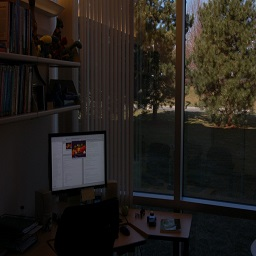
%> input picture assigment1/office.jpg, 256 x 256 px
$ octave Question2_hist_eq.m   (GNU Octave 9; MATLAB toolbox functions it lacks are replaced by stand-ins)
%> lines starting %> are read from the running program, lines starting %| are printed output that depends on the picture
% Yash Patel, 201301134 %
% CSE, IIIT-H %

% Histrogram equalizarion %


% Read Image. %
im = imread('office.jpg');
%> im is the input picture: size 256x256x3 uint8; mean R, G, B 35.5, 31.6, 27.3


% Take size of image and compute number of pixels. %
im_size = size(im);
%> im_size = [256 256 3]
num_pixels = im_size(1)*im_size(2);
%> num_pixels = 65536


% Initialize frequency arrays for each channel. %
frequency_r = zeros(256, 1);
frequency_g = zeros(256, 1);
frequency_b = zeros(256, 1);
cum_frequency_r = zeros(256, 1);
cum_frequency_g = zeros(256, 1);
cum_frequency_b = zeros(256, 1);


% Initialize probability arrays for each channel. %
prob_r = zeros(256, 1);
prob_g = zeros(256, 1);
prob_b = zeros(256, 1);
cum_prob_r = zeros(256, 1);
cum_prob_g = zeros(256, 1);
cum_prob_b = zeros(256, 1);


% frequency arrays. %
for i=1:im_size(1)
    for j=1:im_size(2)
        r_value = im(i,j,1);
        frequency_r(r_value + 1) = frequency_r(r_value + 1) + 1;

        g_value = im(i,j,2);
        frequency_g(g_value + 1) = frequency_g(g_value + 1) + 1;

        b_value = im(i,j,3);
        frequency_b(b_value + 1) = frequency_b(b_value + 1) + 1;

    end
end
%> after the loop, frequency_b = 256 values, max 4423 at index 1, min 0 at index 204, mean 256; frequency_g = 256 values, max 4014 at index 1, min 0 at index 181, mean 256; frequency_r = 256 values, max 3877 at index 1, min 0 at index 176, mean 256

% Find cummulative frequency and probability. %
cum_sum_r = 0;
cum_sum_g = 0;
cum_sum_b = 0;
for i=1:256
    cum_sum_r = cum_sum_r + frequency_r(i);
    cum_frequency_r(i) = cum_sum_r;

    cum_sum_g = cum_sum_g + frequency_g(i);
    cum_frequency_g(i) = cum_sum_g;

    cum_sum_b = cum_sum_b + frequency_b(i);
    cum_frequency_b(i) = cum_sum_b;

end
%> this loop made 256 passes
%> (cum_sum_r, cum_sum_g, cum_sum_b) on passes 1 to 3: (3877, 4014, 4423), (4905, 5019, 5263), (5486, 5698, 6386)
%> after the loop, cum_frequency_b = 256 values from 4423 to 65536; cum_frequency_g = 256 values from 4014 to 65536; cum_frequency_r = 256 values from 3877 to 65536; cum_sum_b = 65536; cum_sum_g = 65536; cum_sum_r = 65536

% Find prob and cum_prob for each channels. %
output_r = zeros(256, 1);
output_g = zeros(256, 1);
output_b = zeros(256, 1);
Quant = 255;

for i=1:256
    prob_r(i) = frequency_r(i)/num_pixels;
    prob_g(i) = frequency_g(i)/num_pixels;
    prob_b(i) = frequency_b(i)/num_pixels;

    cum_prob_r(i) = cum_frequency_r(i)/num_pixels;
    cum_prob_g(i) = cum_frequency_g(i)/num_pixels;
    cum_prob_b(i) = cum_frequency_b(i)/num_pixels;

    output_r(i) = round(cum_prob_r(i)*Quant);
    output_g(i) = round(cum_prob_g(i)*Quant);
    output_b(i) = round(cum_prob_b(i)*Quant);
end
%> after the loop, cum_prob_b = 256 values from 0.0675 to 1; cum_prob_g = 256 values from 0.0612 to 1; cum_prob_r = 256 values from 0.0592 to 1; output_b = 256 values from 17 to 255; output_g = 256 values from 16 to 255; output_r = 256 values from 15 to 255; prob_b = 256 values, max 0.0675 at index 1, min 0 at index 204, mean 0.00391; prob_g = 256 values, max 0.0612 at index 1, min 0 at index 181, mean 0.00391; prob_r = 256 values, max 0.0592 at index 1, min 0 at index 176, mean 0.00391

% Final Image. %
im_out_r = zeros(im_size(1), im_size(2));
im_out_g = zeros(im_size(1), im_size(2));
im_out_b = zeros(im_size(1), im_size(2));

for i=1:im_size(1)
    for j=1:im_size(2)
        im_out_r(i,j) = output_r(im(i,j,1)+1);
        im_out_g(i,j) = output_g(im(i,j,2)+1);
        im_out_b(i,j) = output_b(im(i,j,3)+1);
    end
end
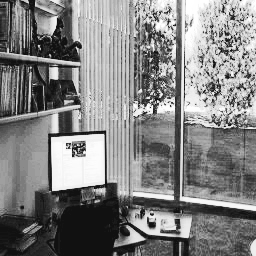
%> im_out_b: size 256x256 double; min 17, max 255, mean 130.3
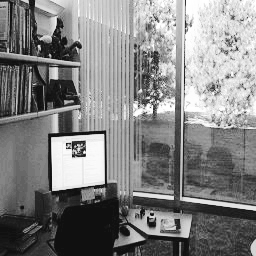
%> im_out_g: size 256x256 double; min 16, max 255, mean 129.8
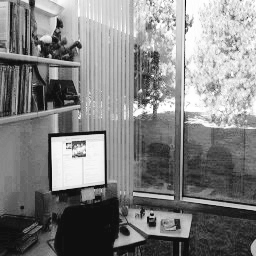
%> im_out_r: size 256x256 double; min 15, max 255, mean 129.4

im_final = uint8(cat(3, im_out_r, im_out_g, im_out_b));
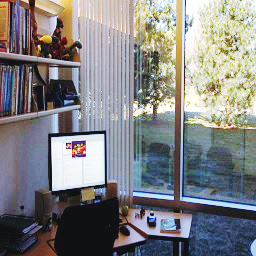
%> im_final: size 256x256x3 uint8; mean R, G, B 129.4, 129.8, 130.3
figure, imshow(im)
figure, imshow(im_final)
